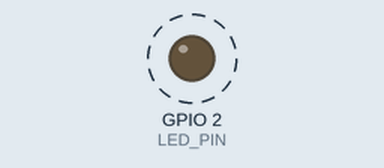
The sketch below on a simulated ESP32. Shown: output pins drawn as LEDs (lit = HIGH). Dashed ring = blinking. What the sketch prints to the serial monitor is not drawn.

Above: at 0.12 s.
Timing chart, 0 to 3.0 s (numbered marks = the images above):
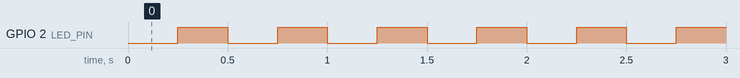

Measured:
- by itself, GPIO 2 (LED_PIN): alternates HIGH for 0.25 s and LOW for 0.25 s

The sketch:

p01_superlazo.ino
```cpp
// Práctica 1 · Superlazo no bloqueante con dos tareas periódicas
const int LED_PIN = 2;                 // LED externo / GPIO 2
const uint32_t T_LED_MS = 250;         // 2 Hz: cambia cada 250 ms
const uint32_t T_REPORTE_MS = 1000;    // 1 Hz

uint32_t tLed = 0, tReporte = 0;
uint32_t iteraciones = 0;
bool ledEncendido = false;

void setup() {
  Serial.begin(115200);
  pinMode(LED_PIN, OUTPUT);
}

void loop() {
  uint32_t ahora = millis();
  iteraciones++;

  if (ahora - tLed >= T_LED_MS) {      // resta sin signo: válida aun con desbordamiento
    tLed += T_LED_MS;                  // pregunta 3: ¿por qué no tLed = ahora?
    ledEncendido = !ledEncendido;
    digitalWrite(LED_PIN, ledEncendido ? HIGH : LOW);
  }

  if (ahora - tReporte >= T_REPORTE_MS) {
    tReporte += T_REPORTE_MS;
    // TODO hecho: imprime t (ms), iteraciones del último segundo y heap; reinicia contador
    Serial.printf("t=%lu ms  iter/s=%lu  heap=%lu\n",
                  (unsigned long)ahora,
                  (unsigned long)iteraciones,
                  (unsigned long)ESP.getFreeHeap());
    iteraciones = 0;
  }

  // TODO (Parte B, paso 3) hecho — medir efecto y dejar comentado:
  // (a) tal cual → ~765 965 iter/s
  // (b) delay(1) → ~1 000 iter/s
  // (c) Serial.printf("x") cada iteración → ~11 573 iter/s
  // delay(1);
  // Serial.printf("x");
}
```
